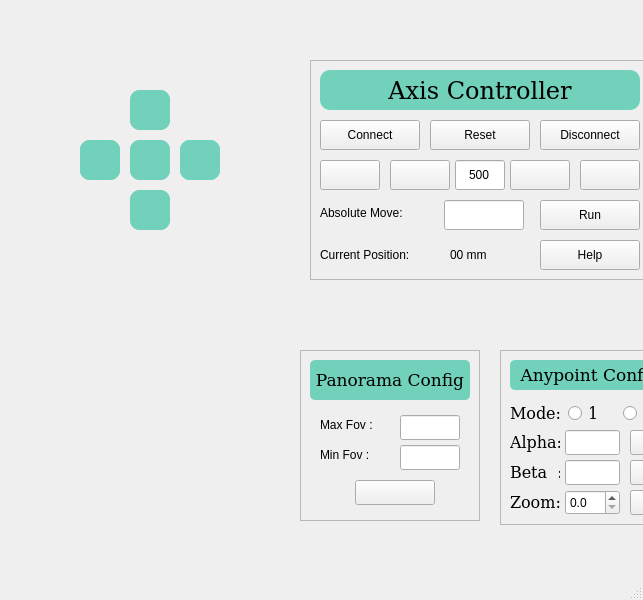
<?xml version="1.0" encoding="UTF-8"?>
<ui version="4.0">
 <class>MainWindow</class>
 <widget class="QMainWindow" name="MainWindow">
  <property name="geometry">
   <rect>
    <x>0</x>
    <y>0</y>
    <width>643</width>
    <height>600</height>
   </rect>
  </property>
  <property name="windowTitle">
   <string>MainWindow</string>
  </property>
  <widget class="QWidget" name="centralwidget">
   <widget class="QFrame" name="frame_navigator">
    <property name="geometry">
     <rect>
      <x>70</x>
      <y>80</y>
      <width>160</width>
      <height>200</height>
     </rect>
    </property>
    <property name="sizePolicy">
     <sizepolicy hsizetype="Fixed" vsizetype="Fixed">
      <horstretch>0</horstretch>
      <verstretch>0</verstretch>
     </sizepolicy>
    </property>
    <property name="minimumSize">
     <size>
      <width>160</width>
      <height>160</height>
     </size>
    </property>
    <property name="frameShape">
     <enum>QFrame::NoFrame</enum>
    </property>
    <property name="frameShadow">
     <enum>QFrame::Raised</enum>
    </property>
    <property name="lineWidth">
     <number>0</number>
    </property>
    <widget class="QFrame" name="frame_20">
     <property name="geometry">
      <rect>
       <x>60</x>
       <y>10</y>
       <width>40</width>
       <height>40</height>
      </rect>
     </property>
     <property name="sizePolicy">
      <sizepolicy hsizetype="Fixed" vsizetype="Fixed">
       <horstretch>0</horstretch>
       <verstretch>0</verstretch>
      </sizepolicy>
     </property>
     <property name="minimumSize">
      <size>
       <width>40</width>
       <height>40</height>
      </size>
     </property>
     <property name="styleSheet">
      <string notr="true">background-color: #71D1BA;   
border-radius: 10px;</string>
     </property>
     <property name="frameShape">
      <enum>QFrame::StyledPanel</enum>
     </property>
     <property name="frameShadow">
      <enum>QFrame::Raised</enum>
     </property>
     <widget class="QPushButton" name="btn_Up_View">
      <property name="geometry">
       <rect>
        <x>0</x>
        <y>0</y>
        <width>40</width>
        <height>40</height>
       </rect>
      </property>
      <property name="sizePolicy">
       <sizepolicy hsizetype="Fixed" vsizetype="Fixed">
        <horstretch>0</horstretch>
        <verstretch>0</verstretch>
       </sizepolicy>
      </property>
      <property name="minimumSize">
       <size>
        <width>40</width>
        <height>40</height>
       </size>
      </property>
      <property name="styleSheet">
       <string notr="true">QPushButton{ background-color :  #71D1BA;}
QPushButton::pressed{ background-color : #71AED1; }
border-radius: 10px;</string>
      </property>
      <property name="text">
       <string/>
      </property>
      <property name="icon">
       <iconset>
        <normaloff>images/up.png</normaloff>images/up.png</iconset>
      </property>
      <property name="iconSize">
       <size>
        <width>40</width>
        <height>40</height>
       </size>
      </property>
      <property name="shortcut">
       <string>Up</string>
      </property>
     </widget>
    </widget>
    <widget class="QFrame" name="frame_21">
     <property name="geometry">
      <rect>
       <x>110</x>
       <y>60</y>
       <width>40</width>
       <height>40</height>
      </rect>
     </property>
     <property name="sizePolicy">
      <sizepolicy hsizetype="Fixed" vsizetype="Fixed">
       <horstretch>0</horstretch>
       <verstretch>0</verstretch>
      </sizepolicy>
     </property>
     <property name="minimumSize">
      <size>
       <width>40</width>
       <height>40</height>
      </size>
     </property>
     <property name="styleSheet">
      <string notr="true">background-color: #71D1BA;   
border-radius: 10px;</string>
     </property>
     <property name="frameShape">
      <enum>QFrame::StyledPanel</enum>
     </property>
     <property name="frameShadow">
      <enum>QFrame::Raised</enum>
     </property>
     <widget class="QPushButton" name="btn_Right_view">
      <property name="geometry">
       <rect>
        <x>0</x>
        <y>0</y>
        <width>40</width>
        <height>40</height>
       </rect>
      </property>
      <property name="styleSheet">
       <string notr="true">QPushButton{ background-color :  #71D1BA;}
QPushButton::pressed{ background-color : #71AED1; }
border-radius: 10px;</string>
      </property>
      <property name="text">
       <string/>
      </property>
      <property name="icon">
       <iconset>
        <normaloff>images/right.png</normaloff>images/right.png</iconset>
      </property>
      <property name="iconSize">
       <size>
        <width>40</width>
        <height>40</height>
       </size>
      </property>
      <property name="shortcut">
       <string>Right</string>
      </property>
     </widget>
    </widget>
    <widget class="QFrame" name="frame_22">
     <property name="geometry">
      <rect>
       <x>10</x>
       <y>60</y>
       <width>40</width>
       <height>40</height>
      </rect>
     </property>
     <property name="sizePolicy">
      <sizepolicy hsizetype="Fixed" vsizetype="Fixed">
       <horstretch>0</horstretch>
       <verstretch>0</verstretch>
      </sizepolicy>
     </property>
     <property name="minimumSize">
      <size>
       <width>40</width>
       <height>40</height>
      </size>
     </property>
     <property name="styleSheet">
      <string notr="true">background-color: #71D1BA;   
border-radius: 10px;</string>
     </property>
     <property name="frameShape">
      <enum>QFrame::StyledPanel</enum>
     </property>
     <property name="frameShadow">
      <enum>QFrame::Raised</enum>
     </property>
     <widget class="QPushButton" name="btn_left_view">
      <property name="geometry">
       <rect>
        <x>0</x>
        <y>0</y>
        <width>40</width>
        <height>40</height>
       </rect>
      </property>
      <property name="styleSheet">
       <string notr="true">QPushButton{ background-color :  #71D1BA;}
QPushButton::pressed{ background-color : #71AED1; }
border-radius: 10px;</string>
      </property>
      <property name="text">
       <string/>
      </property>
      <property name="icon">
       <iconset>
        <normaloff>images/left.png</normaloff>images/left.png</iconset>
      </property>
      <property name="iconSize">
       <size>
        <width>40</width>
        <height>40</height>
       </size>
      </property>
      <property name="shortcut">
       <string>Left</string>
      </property>
     </widget>
    </widget>
    <widget class="QFrame" name="frame_23">
     <property name="geometry">
      <rect>
       <x>60</x>
       <y>110</y>
       <width>40</width>
       <height>40</height>
      </rect>
     </property>
     <property name="sizePolicy">
      <sizepolicy hsizetype="Fixed" vsizetype="Fixed">
       <horstretch>0</horstretch>
       <verstretch>0</verstretch>
      </sizepolicy>
     </property>
     <property name="minimumSize">
      <size>
       <width>40</width>
       <height>40</height>
      </size>
     </property>
     <property name="styleSheet">
      <string notr="true">background-color: #71D1BA;   
border-radius: 10px;</string>
     </property>
     <property name="frameShape">
      <enum>QFrame::StyledPanel</enum>
     </property>
     <property name="frameShadow">
      <enum>QFrame::Raised</enum>
     </property>
     <widget class="QPushButton" name="btn_Down_view">
      <property name="geometry">
       <rect>
        <x>0</x>
        <y>0</y>
        <width>40</width>
        <height>40</height>
       </rect>
      </property>
      <property name="styleSheet">
       <string notr="true">QPushButton{ background-color :  #71D1BA;}
QPushButton::pressed{ background-color : #71AED1; }
border-radius: 10px;</string>
      </property>
      <property name="text">
       <string/>
      </property>
      <property name="icon">
       <iconset>
        <normaloff>images/down.png</normaloff>images/down.png</iconset>
      </property>
      <property name="iconSize">
       <size>
        <width>40</width>
        <height>40</height>
       </size>
      </property>
      <property name="shortcut">
       <string>Down</string>
      </property>
     </widget>
    </widget>
    <widget class="QFrame" name="frame_24">
     <property name="geometry">
      <rect>
       <x>60</x>
       <y>60</y>
       <width>40</width>
       <height>40</height>
      </rect>
     </property>
     <property name="sizePolicy">
      <sizepolicy hsizetype="Fixed" vsizetype="Fixed">
       <horstretch>0</horstretch>
       <verstretch>0</verstretch>
      </sizepolicy>
     </property>
     <property name="minimumSize">
      <size>
       <width>40</width>
       <height>40</height>
      </size>
     </property>
     <property name="styleSheet">
      <string notr="true">background-color: #71D1BA;   
border-radius: 10px;</string>
     </property>
     <property name="frameShape">
      <enum>QFrame::StyledPanel</enum>
     </property>
     <property name="frameShadow">
      <enum>QFrame::Raised</enum>
     </property>
     <widget class="QPushButton" name="btn_center_view">
      <property name="geometry">
       <rect>
        <x>0</x>
        <y>0</y>
        <width>40</width>
        <height>40</height>
       </rect>
      </property>
      <property name="sizePolicy">
       <sizepolicy hsizetype="Fixed" vsizetype="Fixed">
        <horstretch>0</horstretch>
        <verstretch>0</verstretch>
       </sizepolicy>
      </property>
      <property name="minimumSize">
       <size>
        <width>40</width>
        <height>40</height>
       </size>
      </property>
      <property name="styleSheet">
       <string notr="true">QPushButton{ background-color :  #71D1BA;}
QPushButton::pressed{ background-color : #71AED1; }
border-radius: 10px;</string>
      </property>
      <property name="text">
       <string/>
      </property>
      <property name="icon">
       <iconset>
        <normaloff>images/C.png</normaloff>images/C.png</iconset>
      </property>
      <property name="iconSize">
       <size>
        <width>30</width>
        <height>40</height>
       </size>
      </property>
     </widget>
    </widget>
   </widget>
   <widget class="QFrame" name="frame_anypoint">
    <property name="geometry">
     <rect>
      <x>500</x>
      <y>350</y>
      <width>180</width>
      <height>175</height>
     </rect>
    </property>
    <property name="frameShape">
     <enum>QFrame::StyledPanel</enum>
    </property>
    <property name="frameShadow">
     <enum>QFrame::Raised</enum>
    </property>
    <widget class="QWidget" name="horizontalLayoutWidget_4">
     <property name="geometry">
      <rect>
       <x>10</x>
       <y>50</y>
       <width>162</width>
       <height>27</height>
      </rect>
     </property>
     <layout class="QHBoxLayout" name="horizontalLayout_4">
      <item>
       <widget class="QLabel" name="label_mode">
        <property name="font">
         <font>
          <family>DejaVu Serif</family>
          <pointsize>12</pointsize>
         </font>
        </property>
        <property name="frameShape">
         <enum>QFrame::NoFrame</enum>
        </property>
        <property name="text">
         <string>Mode:</string>
        </property>
       </widget>
      </item>
      <item>
       <widget class="QRadioButton" name="radio_btn_mode_1">
        <property name="minimumSize">
         <size>
          <width>40</width>
          <height>0</height>
         </size>
        </property>
        <property name="font">
         <font>
          <family>DejaVu Serif</family>
          <pointsize>12</pointsize>
         </font>
        </property>
        <property name="text">
         <string>1</string>
        </property>
       </widget>
      </item>
      <item>
       <widget class="QRadioButton" name="radio_btn_mode_2">
        <property name="minimumSize">
         <size>
          <width>40</width>
          <height>0</height>
         </size>
        </property>
        <property name="font">
         <font>
          <family>DejaVu Serif</family>
          <pointsize>12</pointsize>
         </font>
        </property>
        <property name="text">
         <string>2</string>
        </property>
       </widget>
      </item>
     </layout>
    </widget>
    <widget class="QLabel" name="label_4">
     <property name="geometry">
      <rect>
       <x>10</x>
       <y>10</y>
       <width>160</width>
       <height>30</height>
      </rect>
     </property>
     <property name="sizePolicy">
      <sizepolicy hsizetype="Fixed" vsizetype="Fixed">
       <horstretch>0</horstretch>
       <verstretch>0</verstretch>
      </sizepolicy>
     </property>
     <property name="minimumSize">
      <size>
       <width>160</width>
       <height>30</height>
      </size>
     </property>
     <property name="font">
      <font>
       <family>DejaVu Serif</family>
       <pointsize>13</pointsize>
      </font>
     </property>
     <property name="styleSheet">
      <string notr="true">border-color: rgb(66, 69, 183);
border-radius: 5px;
background-color: #71D1BA; </string>
     </property>
     <property name="frameShape">
      <enum>QFrame::NoFrame</enum>
     </property>
     <property name="text">
      <string>Anypoint Config</string>
     </property>
     <property name="alignment">
      <set>Qt::AlignCenter</set>
     </property>
    </widget>
    <widget class="QLabel" name="zoom">
     <property name="geometry">
      <rect>
       <x>10</x>
       <y>140</y>
       <width>50</width>
       <height>25</height>
      </rect>
     </property>
     <property name="sizePolicy">
      <sizepolicy hsizetype="Fixed" vsizetype="Preferred">
       <horstretch>0</horstretch>
       <verstretch>0</verstretch>
      </sizepolicy>
     </property>
     <property name="font">
      <font>
       <family>DejaVu Serif</family>
       <pointsize>12</pointsize>
      </font>
     </property>
     <property name="text">
      <string>Zoom:</string>
     </property>
    </widget>
    <widget class="QDoubleSpinBox" name="anypoint_zoom">
     <property name="geometry">
      <rect>
       <x>65</x>
       <y>140</y>
       <width>55</width>
       <height>25</height>
      </rect>
     </property>
     <property name="sizePolicy">
      <sizepolicy hsizetype="Fixed" vsizetype="Fixed">
       <horstretch>0</horstretch>
       <verstretch>0</verstretch>
      </sizepolicy>
     </property>
     <property name="decimals">
      <number>1</number>
     </property>
     <property name="maximum">
      <double>14.000000000000000</double>
     </property>
     <property name="singleStep">
      <double>0.100000000000000</double>
     </property>
    </widget>
    <widget class="QPushButton" name="pushButton">
     <property name="geometry">
      <rect>
       <x>130</x>
       <y>140</y>
       <width>40</width>
       <height>25</height>
      </rect>
     </property>
     <property name="sizePolicy">
      <sizepolicy hsizetype="Fixed" vsizetype="Fixed">
       <horstretch>0</horstretch>
       <verstretch>0</verstretch>
      </sizepolicy>
     </property>
     <property name="minimumSize">
      <size>
       <width>40</width>
       <height>0</height>
      </size>
     </property>
     <property name="text">
      <string/>
     </property>
    </widget>
    <widget class="QPushButton" name="oke_beta">
     <property name="geometry">
      <rect>
       <x>130</x>
       <y>110</y>
       <width>40</width>
       <height>25</height>
      </rect>
     </property>
     <property name="text">
      <string/>
     </property>
    </widget>
    <widget class="QLabel" name="beta">
     <property name="geometry">
      <rect>
       <x>10</x>
       <y>109</y>
       <width>50</width>
       <height>27</height>
      </rect>
     </property>
     <property name="font">
      <font>
       <family>DejaVu Serif</family>
       <pointsize>12</pointsize>
      </font>
     </property>
     <property name="text">
      <string>Beta  :</string>
     </property>
    </widget>
    <widget class="QLineEdit" name="lineedit_beta">
     <property name="geometry">
      <rect>
       <x>65</x>
       <y>110</y>
       <width>55</width>
       <height>25</height>
      </rect>
     </property>
    </widget>
    <widget class="QPushButton" name="oke_alpha">
     <property name="geometry">
      <rect>
       <x>130</x>
       <y>80</y>
       <width>40</width>
       <height>25</height>
      </rect>
     </property>
     <property name="text">
      <string/>
     </property>
    </widget>
    <widget class="QLabel" name="alpha">
     <property name="geometry">
      <rect>
       <x>10</x>
       <y>79</y>
       <width>50</width>
       <height>27</height>
      </rect>
     </property>
     <property name="font">
      <font>
       <family>DejaVu Serif</family>
       <pointsize>12</pointsize>
      </font>
     </property>
     <property name="text">
      <string>Alpha:</string>
     </property>
    </widget>
    <widget class="QLineEdit" name="lineedit_alpha">
     <property name="geometry">
      <rect>
       <x>65</x>
       <y>80</y>
       <width>55</width>
       <height>25</height>
      </rect>
     </property>
    </widget>
   </widget>
   <widget class="QFrame" name="frame_panorama">
    <property name="geometry">
     <rect>
      <x>300</x>
      <y>350</y>
      <width>180</width>
      <height>171</height>
     </rect>
    </property>
    <property name="frameShape">
     <enum>QFrame::StyledPanel</enum>
    </property>
    <property name="frameShadow">
     <enum>QFrame::Raised</enum>
    </property>
    <widget class="QLabel" name="label_5">
     <property name="geometry">
      <rect>
       <x>10</x>
       <y>10</y>
       <width>160</width>
       <height>40</height>
      </rect>
     </property>
     <property name="sizePolicy">
      <sizepolicy hsizetype="Fixed" vsizetype="Fixed">
       <horstretch>0</horstretch>
       <verstretch>0</verstretch>
      </sizepolicy>
     </property>
     <property name="minimumSize">
      <size>
       <width>160</width>
       <height>40</height>
      </size>
     </property>
     <property name="font">
      <font>
       <family>DejaVu Serif</family>
       <pointsize>13</pointsize>
      </font>
     </property>
     <property name="styleSheet">
      <string notr="true">border-color: rgb(66, 69, 183);
border-radius: 5px;
background-color: #71D1BA; </string>
     </property>
     <property name="frameShape">
      <enum>QFrame::NoFrame</enum>
     </property>
     <property name="text">
      <string>Panorama Config</string>
     </property>
     <property name="alignment">
      <set>Qt::AlignCenter</set>
     </property>
    </widget>
    <widget class="QLineEdit" name="max_pano">
     <property name="geometry">
      <rect>
       <x>100</x>
       <y>65</y>
       <width>60</width>
       <height>25</height>
      </rect>
     </property>
    </widget>
    <widget class="QLabel" name="max">
     <property name="geometry">
      <rect>
       <x>20</x>
       <y>60</y>
       <width>70</width>
       <height>30</height>
      </rect>
     </property>
     <property name="text">
      <string>Max Fov :</string>
     </property>
    </widget>
    <widget class="QLineEdit" name="min_pano">
     <property name="geometry">
      <rect>
       <x>100</x>
       <y>95</y>
       <width>60</width>
       <height>25</height>
      </rect>
     </property>
    </widget>
    <widget class="QLabel" name="min">
     <property name="geometry">
      <rect>
       <x>20</x>
       <y>90</y>
       <width>70</width>
       <height>30</height>
      </rect>
     </property>
     <property name="text">
      <string>Min Fov :</string>
     </property>
    </widget>
    <widget class="QPushButton" name="oke_pano">
     <property name="geometry">
      <rect>
       <x>55</x>
       <y>130</y>
       <width>80</width>
       <height>25</height>
      </rect>
     </property>
     <property name="text">
      <string/>
     </property>
    </widget>
   </widget>
   <widget class="QFrame" name="frame_axis">
    <property name="geometry">
     <rect>
      <x>310</x>
      <y>60</y>
      <width>340</width>
      <height>220</height>
     </rect>
    </property>
    <property name="frameShape">
     <enum>QFrame::StyledPanel</enum>
    </property>
    <property name="frameShadow">
     <enum>QFrame::Raised</enum>
    </property>
    <widget class="QLabel" name="label_saved_image_2">
     <property name="geometry">
      <rect>
       <x>10</x>
       <y>10</y>
       <width>320</width>
       <height>40</height>
      </rect>
     </property>
     <property name="sizePolicy">
      <sizepolicy hsizetype="Preferred" vsizetype="Fixed">
       <horstretch>0</horstretch>
       <verstretch>0</verstretch>
      </sizepolicy>
     </property>
     <property name="minimumSize">
      <size>
       <width>320</width>
       <height>40</height>
      </size>
     </property>
     <property name="maximumSize">
      <size>
       <width>16777215</width>
       <height>30</height>
      </size>
     </property>
     <property name="font">
      <font>
       <family>DejaVu Serif</family>
       <pointsize>18</pointsize>
       <weight>50</weight>
       <bold>false</bold>
      </font>
     </property>
     <property name="styleSheet">
      <string notr="true">border-color: rgb(66, 69, 183);
background-color: #71D1BA;
border-radius: 10px;</string>
     </property>
     <property name="frameShape">
      <enum>QFrame::Box</enum>
     </property>
     <property name="text">
      <string>Axis Controller</string>
     </property>
     <property name="alignment">
      <set>Qt::AlignCenter</set>
     </property>
    </widget>
    <widget class="QPushButton" name="btn_disconnect">
     <property name="geometry">
      <rect>
       <x>230</x>
       <y>60</y>
       <width>100</width>
       <height>30</height>
      </rect>
     </property>
     <property name="text">
      <string>Disconnect</string>
     </property>
    </widget>
    <widget class="QPushButton" name="btn_connect">
     <property name="geometry">
      <rect>
       <x>10</x>
       <y>60</y>
       <width>100</width>
       <height>30</height>
      </rect>
     </property>
     <property name="text">
      <string>Connect</string>
     </property>
    </widget>
    <widget class="QPushButton" name="btn_reset">
     <property name="geometry">
      <rect>
       <x>120</x>
       <y>60</y>
       <width>100</width>
       <height>30</height>
      </rect>
     </property>
     <property name="text">
      <string>Reset</string>
     </property>
    </widget>
    <widget class="QPushButton" name="next_speed">
     <property name="geometry">
      <rect>
       <x>270</x>
       <y>100</y>
       <width>60</width>
       <height>30</height>
      </rect>
     </property>
     <property name="text">
      <string/>
     </property>
    </widget>
    <widget class="QPushButton" name="prev">
     <property name="geometry">
      <rect>
       <x>80</x>
       <y>100</y>
       <width>60</width>
       <height>30</height>
      </rect>
     </property>
     <property name="text">
      <string/>
     </property>
    </widget>
    <widget class="QLineEdit" name="lineEdit_4">
     <property name="geometry">
      <rect>
       <x>145</x>
       <y>100</y>
       <width>50</width>
       <height>30</height>
      </rect>
     </property>
     <property name="sizePolicy">
      <sizepolicy hsizetype="Fixed" vsizetype="Fixed">
       <horstretch>0</horstretch>
       <verstretch>0</verstretch>
      </sizepolicy>
     </property>
     <property name="minimumSize">
      <size>
       <width>50</width>
       <height>0</height>
      </size>
     </property>
     <property name="maximumSize">
      <size>
       <width>40</width>
       <height>16777215</height>
      </size>
     </property>
     <property name="text">
      <string>500</string>
     </property>
     <property name="alignment">
      <set>Qt::AlignCenter</set>
     </property>
    </widget>
    <widget class="QPushButton" name="next">
     <property name="geometry">
      <rect>
       <x>200</x>
       <y>100</y>
       <width>60</width>
       <height>30</height>
      </rect>
     </property>
     <property name="text">
      <string/>
     </property>
    </widget>
    <widget class="QPushButton" name="prev_speed">
     <property name="geometry">
      <rect>
       <x>10</x>
       <y>100</y>
       <width>60</width>
       <height>30</height>
      </rect>
     </property>
     <property name="text">
      <string/>
     </property>
    </widget>
    <widget class="QPushButton" name="run_abs">
     <property name="geometry">
      <rect>
       <x>230</x>
       <y>140</y>
       <width>100</width>
       <height>30</height>
      </rect>
     </property>
     <property name="text">
      <string>Run</string>
     </property>
    </widget>
    <widget class="QLineEdit" name="absolute_val">
     <property name="geometry">
      <rect>
       <x>134</x>
       <y>140</y>
       <width>80</width>
       <height>30</height>
      </rect>
     </property>
     <property name="sizePolicy">
      <sizepolicy hsizetype="Fixed" vsizetype="Fixed">
       <horstretch>0</horstretch>
       <verstretch>0</verstretch>
      </sizepolicy>
     </property>
     <property name="maximumSize">
      <size>
       <width>100</width>
       <height>16777215</height>
      </size>
     </property>
    </widget>
    <widget class="QLabel" name="label_3">
     <property name="geometry">
      <rect>
       <x>10</x>
       <y>138</y>
       <width>114</width>
       <height>30</height>
      </rect>
     </property>
     <property name="text">
      <string>Absolute Move:</string>
     </property>
    </widget>
    <widget class="QPushButton" name="help_axis">
     <property name="geometry">
      <rect>
       <x>230</x>
       <y>180</y>
       <width>100</width>
       <height>30</height>
      </rect>
     </property>
     <property name="text">
      <string>Help</string>
     </property>
    </widget>
    <widget class="QLabel" name="label_6">
     <property name="geometry">
      <rect>
       <x>10</x>
       <y>180</y>
       <width>120</width>
       <height>30</height>
      </rect>
     </property>
     <property name="text">
      <string>Current Position:</string>
     </property>
    </widget>
    <widget class="QLabel" name="label_curent_axis">
     <property name="geometry">
      <rect>
       <x>140</x>
       <y>180</y>
       <width>80</width>
       <height>30</height>
      </rect>
     </property>
     <property name="text">
      <string>00 mm</string>
     </property>
    </widget>
   </widget>
   <widget class="QWidget" name="">
    <property name="geometry">
     <rect>
      <x>60</x>
      <y>300</y>
      <width>321</width>
      <height>41</height>
     </rect>
    </property>
    <layout class="QHBoxLayout" name="horizontalLayout_12"/>
   </widget>
   <widget class="QWidget" name="">
    <property name="geometry">
     <rect>
      <x>390</x>
      <y>300</y>
      <width>321</width>
      <height>27</height>
     </rect>
    </property>
    <layout class="QHBoxLayout" name="horizontalLayout_9"/>
   </widget>
  </widget>
  <widget class="QMenuBar" name="menubar">
   <property name="geometry">
    <rect>
     <x>0</x>
     <y>0</y>
     <width>643</width>
     <height>22</height>
    </rect>
   </property>
  </widget>
  <widget class="QStatusBar" name="statusbar"/>
 </widget>
 <resources/>
 <connections/>
</ui>
